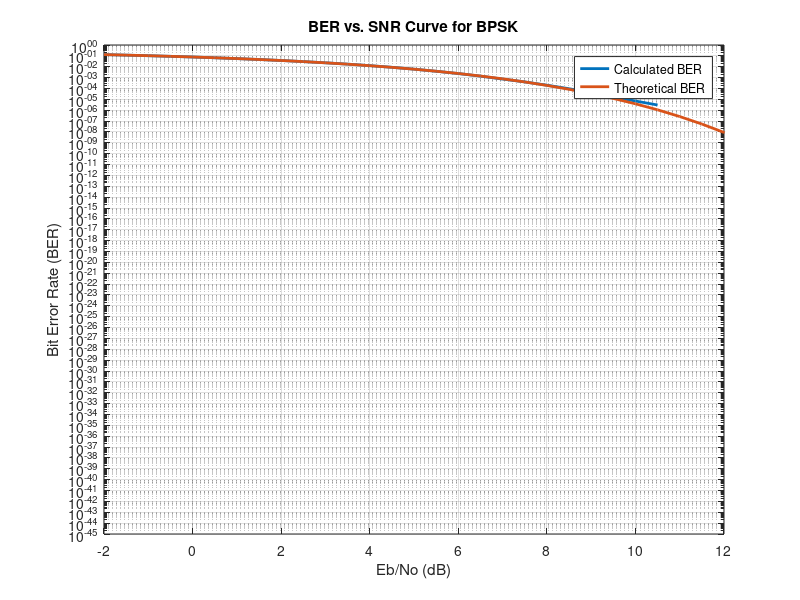

The MATLAB script that drew this image: (Note: this script raises an error after producing the figure.)
%% Clear Section
clear
close all
clc

%% BPSK
%% Generate data bit stream
number_of_bits = 1000000;                   % number of transmitted bits
threshold = 0;                              % threshold value
bits = randi([0 1], 1, number_of_bits);     % generate random bits
Tx_Data = 2*bits-1;                         % mapping to BPSK
%% Add AWGN from Channel
Eb = 1;                                                 % energy of bit
SNR = -2:0.5:20;                                        % SNR valus
No = Eb./(10.^(SNR/10));                                % variance value of noise
noise = (sqrt(No/2))'.*randn(1, number_of_bits);        % generate noise with zero mean and No/2 variance
%% Add Noise to Tx data
Rx_Data = Tx_Data + noise;                              % adding noise to Tx data
%% BER Calculations
BER_Calculated_BPSK = zeros(1, length(SNR));
BER_Theoretical_BPSK = 0.5*erfc(sqrt(Eb./No));
for i = 1:length(SNR)
    BER_Calculated_BPSK(1, i) = (sum(sign(Rx_Data(i, :)) ~= Tx_Data))/number_of_bits;
end
figure
semilogy(SNR, BER_Calculated_BPSK, 'LineWidth', 2)
hold on
semilogy(SNR, BER_Theoretical_BPSK, 'LineWidth', 2)
xlim([-2 12])
xlabel("Eb/No (dB)")
ylabel("Bit Error Rate (BER)")
title("BER vs. SNR Curve for BPSK")
legend("Calculated BER", "Theoretical BER")
grid on
hold off

%% QPSK_1
%% Generate data bit stream
number_of_bits = 1000000;                       % number of transmitted bits
M = 4;                                          % number of symbols
bits = randi([0 1], 1, number_of_bits);         % generate random bits
Tx_Data = mapping_QPSK_1(bits);                 % determine Tx data
%% Add AWGN from Channel
Eb = 1;                                         % energy of bit
SNR = -2:0.5:20;                                % SNR values
No = Eb./(10.^(SNR/10));                        % variance value of noise
noise = (sqrt(No/2))'.*randn(1, number_of_bits/2) + 1j*(sqrt(No/2))'.*randn(1, number_of_bits/2); % generate noise with zero mean and No/2 variance
%% Add Noise to Tx data
Rx_Data = Tx_Data + noise;                      % adding noise to Tx data
%% BER Calculations
BER_Calculated_QPSK_1 = zeros(1, length(SNR));
BER_Theoretical_QPSK = 0.5 * erfc(sqrt(Eb./No));
R = real(Rx_Data);
I = imag(Rx_Data);
extract_Data(1:size(R, 1), 1:2:2 * size(R, 2)) = R;
extract_Data(1:size(I, 1), 2:2:2 * size(I, 2)) = I;
Data = 2*bits-1;
for i = 1:length(SNR)
    BER_Calculated_QPSK_1(1, i) = (sum(sign(extract_Data(i, :)) ~= Data)) / number_of_bits;
end
figure
semilogy(SNR, BER_Calculated_QPSK_1, 'LineWidth', 2)
xlim([-2 12])
hold on
semilogy(SNR, BER_Theoretical_QPSK, 'LineWidth', 2)
xlabel("Eb/No (dB)")
ylabel("Bit Error Rate (BER)")
title("BER vs. SNR Curve for QPSK")
legend("Calculated BER", "Theoretical BER")
grid on
hold off

%% QPSK_2
%% Generate data bit stream
Data = randi([0 1], 1, number_of_bits);             % generate random bits
Tx_Data = mapping_QPSK_2(Data);                     % determine Tx data
%% Add Noise to Tx data
Rx_Data = Tx_Data + noise;                          % adding noise to Tx data
%% BER Calculations
BER_Calculated_QPSK_2 = zeros(1, length(SNR));
for i = 1:length(SNR)
    BER_Calculated_QPSK_2(1, i) = BER_QPSK_2(Data, Rx_Data(i, :))/number_of_bits;
end
figure
semilogy(SNR, BER_Calculated_QPSK_1, 'LineWidth', 2)
xlim([-2 12])
hold on
semilogy(SNR, BER_Calculated_QPSK_2, 'LineWidth', 2)
xlabel("Eb/No (dB)")
ylabel("Bit Error Rate (BER)")
title("BER vs. SNR Curve for QPSK")
legend("Calculated QPSK_1 BER", "Calculated QPSK_2 BER")
grid on
hold off

%% 8PSK
%% Generate data bit stream
number_of_bits = 1000000 - 1;                         % number of transmitted bits
M = 8;                                              % number of symbols
bits = randi([0 1], 1, number_of_bits);             % generate random bits
Tx_Data = mapping_8PSK(bits);                       % determine Tx data
%% Add AWGN from Channel
bits = log2(M);
Eb = 1;
E = Eb * bits;
SNR = -2:0.5:20;                                    % SNR values
No = Eb ./ (10 .^ (SNR / 10));                      % variance value of noise
noise = (sqrt(No / 2))' .* randn(1, number_of_bits / bits) + 1j * (sqrt(No / 2))' .* randn(1, number_of_bits / bits); % generate noise with zero mean and No/2 variance
%% Add Noise to Tx data
Rx_Data = Tx_Data + noise; % adding noise to Tx data
%% BER Calculations
SER_Theoretical_8PSK = erfc(sqrt(E./No)*sin(pi/M));
BER_Exact_8PSK = berawgn(SNR, 'psk', M, 'nondiff');
SER_Calculated_8PSK = zeros(1, length(SNR));
for i = 1:length(SNR)
    SER_Calculated_8PSK(1, i) = angle_8PSK(Tx_Data, Rx_Data(i, :))/(number_of_bits/log2(M));
end
BER_Calculated_8PSK = SER_Calculated_8PSK/bits;
BER_Theoretical_8PSK = SER_Theoretical_8PSK/bits;
figure
semilogy(SNR, BER_Calculated_8PSK, 'LineWidth', 2)
hold on
semilogy(SNR, BER_Theoretical_8PSK, 'LineWidth', 2)
% hold on
% semilogy(SNR, BER_Exact_8PSK, 'LineWidth', 2)
xlim([-2 12])
xlabel("Eb/No (dB)")
ylabel("Error Rate")
title("BER vs. SNR Curve for 8PSK")
legend("Calculated BER", "Theoretical BER")% "Exact BER")
grid on
hold off

%% 16QAM
%% Generate data bit stream
number_of_bits = 1000000;                         % number of transmitted bits
M = 16;                                         % number of symbols
data_bits = randi([0 1], 1, number_of_bits);    % generate random bits
Tx_Data = mapping_16QAM(data_bits);             % determine Tx data
%% Add AWGN from Channel
bits = log2(M);
Eb = 2.5;
E = Eb * 0.4;
SNR = -2:0.5:20;                                % SNR values
No = Eb ./ (10 .^ (SNR / 10));                  % variance value of noise
noise = (sqrt(No/2))'.*randn(1, number_of_bits/bits)+ 1j * (sqrt(No / 2))' .* randn(1, number_of_bits / bits); % generate noise with zero mean and No/2 variance
%% Add Noise to Tx data
Rx_Data = Tx_Data + noise;                      % adding noise to Tx data
%% BER Calculations
SER_Theoretical_16QAM = 1.5 * erfc(sqrt(E./No));
BER_Calculated_16QAM = zeros(1, length(SNR));
for i = 1:length(SNR)
    BER_Calculated_16QAM(1, i) = BER_16QAM(data_bits, Rx_Data(i, :))/(number_of_bits);
end
BER_Theoretical_16QAM = SER_Theoretical_16QAM/bits;
figure
semilogy(SNR, BER_Calculated_16QAM, 'LineWidth', 2)
hold on
semilogy(SNR, BER_Theoretical_16QAM, 'LineWidth', 2)
xlim([-2 12])
xlabel("Eb/No (dB)")
ylabel("Error Rate")
title("BER vs. SNR Curve for 16QAM")
legend("Calculated BER", "Theoretical BER")
grid on
hold off

%% FSK
%% Generate data bit stream
number_of_bits = 1000000;                       % number of transmitted bits
amplitude = 1;                                  % amplitude of transmitted signal
data_bits = randi([0 1], 1, number_of_bits);    % generate random bits
Tx_Data = data_bits;                            % determine Tx data
Tx_Data(Tx_Data == 1) = 1j;
Tx_Data(Tx_Data == 0) = 1;
%% Add AWGN from Channel
Eb = 1;
SNR = -2:0.5:20; % SNR values
No = Eb ./ (10 .^ (SNR / 10));                  % variance value of noise
noise = (sqrt(No / 2))' .* randn(1, number_of_bits) + 1j * (sqrt(No / 2))' .* randn(1, number_of_bits); % generate noise with zero mean and No/2 variance
%% Add Noise to Tx data
Rx_Data = Tx_Data + noise;                      % adding noise to Tx data
%% BER Calculations
BER_Theoretical_FSK = 0.5*erfc(sqrt(E./(2*No)));
BER_Calculated_FSK = zeros(1, length(SNR));
for i = 1:length(SNR)
    BER_Calculated_FSK(1, i) = BER_FSK(data_bits, Rx_Data(i, :))/(number_of_bits);
end
figure
semilogy(SNR, BER_Calculated_FSK, 'LineWidth', 2)
hold on
semilogy(SNR, BER_Theoretical_FSK, 'LineWidth', 2)
xlim([-2 12])
xlabel("Eb/No (dB)")
ylabel("Error Rate")
title("BER vs. SNR Curve for 16QAM")
legend("Calculated BER", "Theoretical BER")
grid on
hold off

%% Comparison
figure
semilogy(SNR, BER_Calculated_BPSK, 'LineWidth', 2)
hold on
semilogy(SNR, BER_Theoretical_BPSK, '*', 'LineWidth', 1)
hold on
semilogy(SNR, BER_Calculated_QPSK_1, 'LineWidth', 2)
hold on
semilogy(SNR, BER_Theoretical_QPSK, '+', 'LineWidth', 1)
hold on
semilogy(SNR, BER_Calculated_QPSK_2, 'LineWidth', 2)
hold on
semilogy(SNR, BER_Calculated_8PSK, 'LineWidth', 2)
hold on
semilogy(SNR, BER_Theoretical_8PSK, 'o', 'LineWidth', 1)
hold on
semilogy(SNR, BER_Calculated_16QAM, 'LineWidth', 2)
hold on
semilogy(SNR, BER_Theoretical_16QAM, '*', 'LineWidth', 1)
hold on
semilogy(SNR, BER_Calculated_FSK, 'LineWidth', 2)
hold on
semilogy(SNR, BER_Theoretical_FSK, '+', 'LineWidth', 1)
xlabel("Eb/No (dB)")
ylabel("Bit Error Rate")
title("BER vs. SNR Curve")
ylim([10^-5 10^0])
legend("Calculated BPSK", "Theoretical BPSK", "Calculated QPSK_1", "Theoretical QPSK", ...
    "Calculated QPSK_2", "Calculated 8PSK", "Theoretical 8PSK", "Calculated 16QAM", "Theoretical 16QAM", "Calculated FSK", "Theoretical FSK")
grid on
hold off

%% PSD for FSK
%% Generate Ensample
clear
clc
close all
number_of_enamples=500;                          % total number of Realizations
number_of_bits=100;                              % number of bits in each Realization
Tb=7;                                            % number of samples for each bit
number_of_samples=number_of_bits*Tb;             % total number of samples for each Realization
Total_Transmitted_Data=zeros(number_of_enamples, number_of_samples-1);  % hold transmitted data
for i = 1 : number_of_enamples
    if i == 1
        Total_Transmitted_Data = Generate_Random_Data();
    else
        Total_Transmitted_Data = [Total_Transmitted_Data; Generate_Random_Data()];
    end
end
%% Calculate Statistical AutoCorrelation function (ACF)
average=zeros(1, number_of_samples);
for i = 1 : number_of_samples/2
    average(1,i)     = mean(((Total_Transmitted_Data(:,350))).*conj((Total_Transmitted_Data(:,i))));
    average(1,350+i) = mean(((Total_Transmitted_Data(:,350))).*conj((Total_Transmitted_Data(:,350+i))));    
end
figure
plot(-(number_of_samples/2-1):1:number_of_samples/2, abs(average))
grid on
xlabel("\tau")
ylabel("ACF")
title("Statistical ACF")
xlim([-50 50])
%% Calculate PSD
PSD = fftshift(fft(average));
N = length(PSD);                                % Number of samples
Ts=1;                                           % sample duration every 1 sec
Fs=1/Ts;                                        % sampling frequency
freq =(-N/2+1:N/2)*(Fs/(N));                    % Frequency axis (Hz)
figure
plot(freq, abs(PSD), 'linewidth', 1);                 
xlabel('Frequency (Hz)');
ylabel('Magnitude');
title('PSD of BaseBand Signal');
grid on

%% shift PSD
fc=1e6;                                         % carrier frequency
freq1 = ((-N/2+1:N/2)*(Fs/(N))+fc);             % Frequency axis (Hz)
freq2 = ((-N/2+1:N/2)*(Fs/(N))-fc);             % Frequency axis (Hz)
figure
plot(freq1, abs(PSD), freq2, abs(PSD), 'linewidth', 2);                 
xlabel('Frequency (Hz)');
ylabel('Magnitude');
title('PSD of PassBand Signal');
grid on

%% Useful Functions
%% Mapping QPSK_1
function y = mapping_QPSK_1(x)
    M = 4;
    bits = log2(M);
    Eb = 1;
    E = bits * Eb;
    split_x = reshape(x, bits, length(x) / bits)';
    split_x_indices = bi2de(split_x, 'left-msb')+1;
    y = zeros(length(split_x_indices), 1);
    phases = [5*pi/4, 3*pi/4, 7*pi/4, pi/4];
    y = sqrt(E)*exp(1j*phases(split_x_indices));
end
%% Mapping QPSK_2
function y = mapping_QPSK_2(x)
    M = 4;
    bits = log2(M);
    Eb = 1;
    E = bits*Eb;
    split_x = reshape(x, bits, length(x) / bits)';
    split_x_indices = bi2de(split_x, 'left-msb')+1;
    y = zeros(length(split_x_indices), 1);
    phases = [5*pi/4, 3*pi/4, pi/4, 7*pi/4];
    y = sqrt(E)*exp(1j*phases(split_x_indices));
end
%% BER QPSK_2
function incorrect_bits = BER_QPSK_2(Tx_bits, Rx)
    M = 4;
    bits = log2(M);
    Rx_bits = zeros(1, bits * length(Rx));
    k = 1;
    R = real(Rx);
    I = imag(Rx);
    Rx_bits(1:2:2*length(R)) = (sign(R)>=0);         % b0
    Rx_bits(2:2:2*length(I)) = (sign(R) ~= sign(I)); % b1
    incorrect_bits = sum(Rx_bits ~= Tx_bits);
end
%% Mapping to 8PSK
function y = mapping_8PSK(x)
    M = 8;
    bits = log2(M);
    Eb = 1;
    E = bits * Eb;
    split_x = reshape(x, bits, length(x)/bits)';
    split_x_indices = bi2de(split_x, 'left-msb')+1;
    y = zeros(1, length(split_x));
    phases = [0, pi/4, 3*pi/4, pi/2, 7*pi/4, 3*pi/2, pi, 5*pi/4];
    y = sqrt(E)*exp(1j*phases(split_x_indices));
end
%% Determine Angle of sympol in 8PSK number
function incorrecr_bits = angle_8PSK(Tx, Rx)
    Tx_angles = rad2deg(mod(angle(Tx), 2 * pi));
    Rx_angles = rad2deg(mod(angle(Rx), 2 * pi));
    Tx_sympols = zeros(1, length(Tx));
    Rx_sympols = zeros(1, length(Rx));
    for i = 1:length(Tx_angles)
        if (Tx_angles(i) >= 0 && Tx_angles(i) < 22.5) || (Tx_angles(i) >= 337.5 && Tx_angles(i) < 360)
            Tx_sympols(i) = 1;
        end
        if (Tx_angles(i) >= 22.5 && Tx_angles(i) < 67.5)
            Tx_sympols(i) = 2;
        end
        if (Tx_angles(i) >= 67.5 && Tx_angles(i) < 112.5)
            Tx_sympols(i) = 3;
        end
        if (Tx_angles(i) >= 112.5 && Tx_angles(i) < 157.5)
            Tx_sympols(i) = 4;
        end
        if (Tx_angles(i) >= 157.5 && Tx_angles(i) < 202.5)
            Tx_sympols(i) = 5;
        end
        if (Tx_angles(i) >= 202.5 && Tx_angles(i) < 247.5)
            Tx_sympols(i) = 6;
        end
        if (Tx_angles(i) >= 247.5 && Tx_angles(i) < 292.5)
            Tx_sympols(i) = 7;
        end
        if (Tx_angles(i) >= 292.5 && Tx_angles(i) < 337.5)
            Tx_sympols(i) = 8;
        end
    end
    for i = 1:length(Rx_angles)
        if (Rx_angles(i) >= 0 && Rx_angles(i) < 22.5) || (Rx_angles(i) >= 337.5 && Rx_angles(i) < 360)
            Rx_sympols(i) = 1;
        end
        if (Rx_angles(i) >= 22.5 && Rx_angles(i) < 67.5)
            Rx_sympols(i) = 2;
        end
        if (Rx_angles(i) >= 67.5 && Rx_angles(i) < 112.5)
            Rx_sympols(i) = 3;
        end
        if (Rx_angles(i) >= 112.5 && Rx_angles(i) < 157.5)
            Rx_sympols(i) = 4;
        end
        if (Rx_angles(i) >= 157.5 && Rx_angles(i) < 202.5)
            Rx_sympols(i) = 5;
        end
        if (Rx_angles(i) >= 202.5 && Rx_angles(i) < 247.5)
            Rx_sympols(i) = 6;
        end
        if (Rx_angles(i) >= 247.5 && Rx_angles(i) < 292.5)
            Rx_sympols(i) = 7;
        end
        if (Rx_angles(i) >= 292.5 && Rx_angles(i) < 337.5)
            Rx_sympols(i) = 8;
        end
    end
    incorrecr_bits = sum(Rx_sympols ~= Tx_sympols);
end
%% Mapping to 16QAM
function y = mapping_16QAM(x)
    M = 16;
    bits = log2(M);
    Eb = 2.5; %1;
    E = 0.4 * Eb;
    split_x = reshape(x, bits, length(x)/bits)';
    split_x_indices = bi2de(split_x, 'left-msb')+1;
    y = zeros(1, length(split_x));
    %          [ 0,  1,  2,  3,  4,  5,  6,  7,  8,  9, 10, 11,  12,  13, 14, 1
    R_values = [-3, -3, -3, -3, -1, -1, -1, -1,  3,  3,  3,  3,   1,   1,  1, 1];
    I_values = [-3, -1,  3,  1, -3, -1,  3,  1, -3, -1,  3,  1,  -3,  -1,  3, 1];
    y = sqrt(E)*(R_values(split_x_indices)+1j*I_values(split_x_indices));
end
%% BER for 16QAM
function incorrect_bits = BER_16QAM(Tx_bits, Rx)
    M = 16;
    bits = log2(M);
    Rx_bits = zeros(1, bits * length(Rx));
    k = 1;
    for i = 1:bits:length(Rx_bits)
        if (real(Rx(k)) >= 0)
            Rx_bits(i) = 1;
        else
            Rx_bits(i) = 0;
        end
        if (real(Rx(k)) >= -2 && real(Rx(k)) < 2)
            Rx_bits(i + 1) = 1;
        else
            Rx_bits(i + 1) = 0;
        end
        if (imag(Rx(k)) >= 0)
            Rx_bits(i + 2) = 1;
        else
            Rx_bits(i + 2) = 0;
        end
        if (imag(Rx(k)) >= -2 && imag(Rx(k)) < 2)
            Rx_bits(i + 3) = 1;
        else
            Rx_bits(i + 3) = 0;
        end
        k = k + 1;
    end
    incorrect_bits = sum(Rx_bits ~= Tx_bits);
end
%% BER FSK
function incorrect_bits = BER_FSK(Tx_bits, Rx)
    x1 = real(Rx);
    x2 = imag(Rx);
    y = x1 - x2;
    Rx_bits = 0.5 * (1 - sign(y));
    incorrect_bits = sum(Rx_bits ~= Tx_bits);
end
%% Generate Random Data
function data_transmitted = Generate_Random_Data()
Tb = 7;
Eb = 1;
delta_f = 1/Tb;
t = 0:1:Tb-1;
S1_BB(1:Tb, 1) = sqrt(2*Eb/Tb)*(cos(2*pi*delta_f*t)+1j*sin(2*pi*delta_f*t));
S2_BB(1:Tb, 1) = sqrt(2*Eb/Tb);
% S1_BB(1:Tb, 1) = sqrt(2*Eb/Tb)*(cos(pi*delta_f*t)-1j*sin(pi*delta_f*t));
% S2_BB(1:Tb, 1) = sqrt(2*Eb/Tb)*(cos(pi*delta_f*t)+1j*sin(pi*delta_f*t));
number_of_bits=100;                         % number of bits in each realization
data=randi([0 1],[1,number_of_bits+1]);     % generate 1x100 random numbers '0' or '1'
y(Tb, length(data))= 0;
y(:, find(data==0))= repmat(S1_BB, 1, length(find(data==0)));
y(:, find(data==1))= repmat(S2_BB, 1, length(find(data==1)));
data=reshape(y, 1, size(y, 1)*size(y, 2));
data=data(:);                               % convert data to column vector 700x1
% Generate random time shift
td=randi([0 Tb-1]);                         % generate random number from 0 to 6
% Concatenate with Random Data
data_transmitted = (data(td+1:Tb*number_of_bits+td))';    % window data from td to 700+td (700 samples)
end
